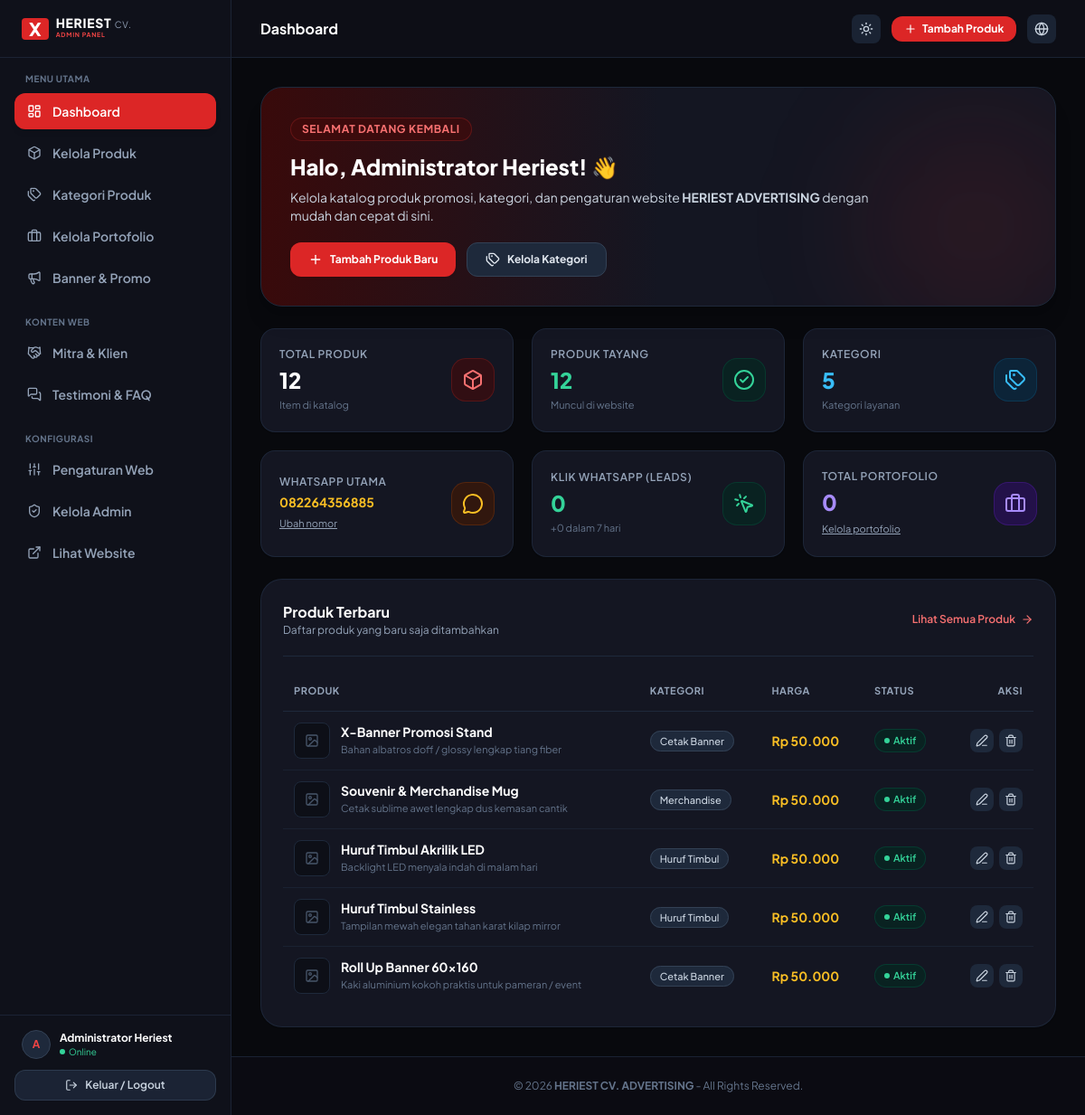
The page /admin/index.php (signed in) on the database its author committed.
### tables this page shows
CREATE TABLE IF NOT EXISTS `pengaturan` (
  `id` INT AUTO_INCREMENT PRIMARY KEY,
  `setting_key` VARCHAR(50) NOT NULL UNIQUE,
  `setting_value` TEXT NULL,
  `label` VARCHAR(100) NULL,
  `updated_at` DATETIME DEFAULT CURRENT_TIMESTAMP ON UPDATE CURRENT_TIMESTAMP
);

CREATE TABLE IF NOT EXISTS `produk` (
  `id` INT AUTO_INCREMENT PRIMARY KEY,
  `kategori_id` INT NULL,
  `nama_produk` VARCHAR(150) NOT NULL,
  `deskripsi` TEXT NULL,
  `harga` INT NOT NULL DEFAULT 50000,
  `gambar` VARCHAR(255) NULL,
  `wa_text` TEXT NULL,
  `is_active` TINYINT(1) NOT NULL DEFAULT 1,
  `created_at` DATETIME DEFAULT CURRENT_TIMESTAMP,
  FOREIGN KEY (`kategori_id`) REFERENCES `kategori` (`id`) ON DELETE SET NULL
);

CREATE TABLE IF NOT EXISTS `kategori` (
  `id` INT AUTO_INCREMENT PRIMARY KEY,
  `nama_kategori` VARCHAR(100) NOT NULL,
  `slug` VARCHAR(100) NOT NULL UNIQUE,
  `created_at` DATETIME DEFAULT CURRENT_TIMESTAMP
);

### config/database.php (called while the page is built, shortened)
<?php
$db_host = 'localhost';
$db_user = 'root';
$db_pass = '';
$db_name = 'heriest_db';
try {
    $pdo = new PDO("mysql:host={$db_host};dbname={$db_name};charset=utf8mb4", $db_user, $db_pass, [
        PDO::ATTR_ERRMODE            => PDO::ERRMODE_EXCEPTION,
        PDO::ATTR_DEFAULT_FETCH_MODE => PDO::FETCH_ASSOC,
        PDO::ATTR_EMULATE_PREPARES   => false,
    ]);
} catch (PDOException $e) {
    $pdo = null;
    error_log("Koneksi Database Gagal: " . $e->getMessage());
}
function getDB() {
    global $pdo;
    return $pdo;
}
function formatRupiah($angka) {
    return 'Rp ' . number_format((float)$angka, 0, ',', '.');
}
function getSetting($key, $default = '') {
    $db = getDB();
    try {
        $stmt = $db->prepare("SELECT setting_value FROM pengaturan WHERE setting_key = ? LIMIT 1");
        $stmt->execute([$key]);
        $row = $stmt->fetch();
        return $row ? $row['setting_value'] : $default;
    } catch (Exception $e) {
        return $default;
    }
}

### admin/index.php (the view, shortened to what this page needs)
<?php
require_once __DIR__ . '/includes/header.php';
$db = getDB();
$total_produk = 0;
$total_kategori = 0;
$total_aktif = 0;
$total_portofolio = 0;
$total_leads = 0;
$leads_7hari = 0;
$recent_products = [];
if ($db) {
    try {
        $total_produk = $db->query("SELECT COUNT(*) FROM produk")->fetchColumn();
        $total_kategori = $db->query("SELECT COUNT(*) FROM kategori")->fetchColumn();
        $total_aktif = $db->query("SELECT COUNT(*) FROM produk WHERE is_active = 1")->fetchColumn();
        try { $total_portofolio = $db->query("SELECT COUNT(*) FROM portofolio")->fetchColumn(); } catch (Exception $e) {}
        try {
            $total_leads = $db->query("SELECT COUNT(*) FROM wa_clicks")->fetchColumn();
            $leads_7hari = $db->query("SELECT COUNT(*) FROM wa_clicks WHERE created_at >= DATE_SUB(NOW(), INTERVAL 7 DAY)")->fetchColumn();
        } catch (Exception $e) {}
        $stmt = $db->query("
            SELECT p.*, k.nama_kategori
            FROM produk p
            LEFT JOIN kategori k ON p.kategori_id = k.id
            ORDER BY p.id DESC
            LIMIT 5
        ");
        $recent_products = $stmt->fetchAll();
    } catch (Exception $e) {
        $error = $e->getMessage();
    }
}
?>
<div class="space-y-6">
    <div id="welcome-banner" class="relative overflow-hidden bg-gradient-to-r from-red-950/80 via-[#141622] to-[#141622] border border-slate-800 rounded-3xl p-6 sm:p-8 shadow-xl">
        <div class="relative z-10 max-w-2xl">
            <span class="text-xs font-bold uppercase tracking-wider text-red-400 bg-red-950/60 border border-red-900/60 px-3 py-1 rounded-full inline-block mb-3">
                Selamat Datang Kembali
            </span>
            <h1 class="text-xl sm:text-2xl font-black text-white">
                Halo, <?= htmlspecialchars($admin_nama) ?>! 👋
            </h1>
            <p class="text-xs sm:text-sm text-slate-300 mt-2 leading-relaxed">
                Kelola katalog produk promosi, kategori, dan pengaturan website <strong>HERIEST ADVERTISING</strong> dengan mudah dan cepat di sini.
            </p>
            <div class="mt-5 flex flex-wrap gap-3">
                <a href="produk_tambah.php" class="inline-flex items-center gap-2 bg-red-600 hover:bg-red-700 active:scale-95 text-white font-bold text-xs px-5 py-2.5 rounded-xl shadow transition-all">
                    <i data-lucide="plus" class="w-4 h-4"></i>
                    <span>Tambah Produk Baru</span>
                </a>
                <a href="kategori.php" class="inline-flex items-center gap-2 bg-slate-800 hover:bg-slate-700 text-slate-200 font-bold text-xs px-5 py-2.5 rounded-xl border border-slate-700 transition-all">
                    <i data-lucide="tags" class="w-4 h-4"></i>
                    <span>Kelola Kategori</span>
                </a>
            </div>
        </div>
        <div class="absolute -right-10 -bottom-10 w-64 h-64 bg-red-600/10 rounded-full blur-3xl pointer-events-none"></div>
    </div>
    <div class="grid grid-cols-1 sm:grid-cols-2 lg:grid-cols-3 gap-4 sm:gap-5">
        <div class="bg-[#141622] border border-slate-800/90 rounded-2xl p-5 shadow-sm flex items-center justify-between">
            <div>
                <p class="text-xs font-semibold text-slate-400 uppercase tracking-wider">Total Produk</p>
                <h3 class="text-2xl font-black text-white mt-1"><?= number_format($total_produk) ?></h3>
                <p class="text-[11px] text-slate-500 mt-1">Item di katalog</p>
            </div>
            <div class="w-12 h-12 rounded-2xl bg-red-950/60 border border-red-900/50 text-red-400 flex items-center justify-center">
                <i data-lucide="box" class="w-6 h-6"></i>
            </div>
        </div>
        <div class="bg-[#141622] border border-slate-800/90 rounded-2xl p-5 shadow-sm flex items-center justify-between">
            <div>
                <p class="text-xs font-semibold text-slate-400 uppercase tracking-wider">Produk Tayang</p>
                <h3 class="text-2xl font-black text-emerald-400 mt-1"><?= number_format($total_aktif) ?></h3>
                <p class="text-[11px] text-slate-500 mt-1">Muncul di website</p>
            </div>
            <div class="w-12 h-12 rounded-2xl bg-emerald-950/60 border border-emerald-900/50 text-emerald-400 flex items-center justify-center">
                <i data-lucide="check-circle-2" class="w-6 h-6"></i>
            </div>
        </div>
        <div class="bg-[#141622] border border-slate-800/90 rounded-2xl p-5 shadow-sm flex items-center justify-between">
            <div>
                <p class="text-xs font-semibold text-slate-400 uppercase tracking-wider">Kategori</p>
                <h3 class="text-2xl font-black text-sky-400 mt-1"><?= number_format($total_kategori) ?></h3>
                <p class="text-[11px] text-slate-500 mt-1">Kategori layanan</p>
            </div>
            <div class="w-12 h-12 rounded-2xl bg-sky-950/60 border border-sky-900/50 text-sky-400 flex items-center justify-center">
                <i data-lucide="tags" class="w-6 h-6"></i>
            </div>
        </div>
        <div class="bg-[#141622] border border-slate-800/90 rounded-2xl p-5 shadow-sm flex items-center justify-between">
            <div>
                <p class="text-xs font-semibold text-slate-400 uppercase tracking-wider">WhatsApp Utama</p>
                <h3 class="text-sm font-bold text-amber-400 mt-1 truncate max-w-[140px]"><?= htmlspecialchars(getSetting('whatsapp', '082264356885')) ?></h3>
                <a href="pengaturan.php" class="text-[11px] text-slate-400 hover:text-white underline mt-1 inline-block">Ubah nomor</a>
            </div>
            <div class="w-12 h-12 rounded-2xl bg-amber-950/60 border border-amber-900/50 text-amber-400 flex items-center justify-center">
                <i data-lucide="message-circle" class="w-6 h-6"></i>
            </div>
        </div>
        <div class="bg-[#141622] border border-slate-800/90 rounded-2xl p-5 shadow-sm flex items-center justify-between">
            <div>
                <p class="text-xs font-semibold text-slate-400 uppercase tracking-wider">Klik WhatsApp (Leads)</p>
                <h3 class="text-2xl font-black text-emerald-400 mt-1"><?= number_format($total_leads) ?></h3>
                <p class="text-[11px] text-slate-500 mt-1">+<?= number_format($leads_7hari) ?> dalam 7 hari</p>
            </div>
            <div class="w-12 h-12 rounded-2xl bg-emerald-950/60 border border-emerald-900/50 text-emerald-400 flex items-center justify-center">
                <i data-lucide="mouse-pointer-click" class="w-6 h-6"></i>
            </div>
        </div>
        <div class="bg-[#141622] border border-slate-800/90 rounded-2xl p-5 shadow-sm flex items-center justify-between">
            <div>
                <p class="text-xs font-semibold text-slate-400 uppercase tracking-wider">Total Portofolio</p>
                <h3 class="text-2xl font-black text-violet-400 mt-1"><?= number_format($total_portofolio) ?></h3>
                <a href="portofolio.php" class="text-[11px] text-slate-400 hover:text-white underline mt-1 inline-block">Kelola portofolio</a>
            </div>
            <div class="w-12 h-12 rounded-2xl bg-violet-950/60 border border-violet-900/50 text-violet-400 flex items-center justify-center">
                <i data-lucide="briefcase" class="w-6 h-6"></i>
            </div>
        </div>
    </div>
    <div class="bg-[#141622] border border-slate-800/90 rounded-3xl p-5 sm:p-6 shadow-sm">
        <div class="flex flex-col sm:flex-row justify-between sm:items-center gap-3 pb-5 border-b border-slate-800">
            <div>
                <h3 class="font-bold text-base text-white">Produk Terbaru</h3>
                <p class="text-xs text-slate-400">Daftar produk yang baru saja ditambahkan</p>
            </div>
            <a href="produk.php" class="inline-flex items-center gap-1.5 text-xs font-semibold text-red-400 hover:text-red-300">
                <span>Lihat Semua Produk</span>
                <i data-lucide="arrow-right" class="w-3.5 h-3.5"></i>
            </a>
        </div>
        <div class="overflow-x-auto mt-4">
            <table class="w-full text-left text-xs sm:text-sm">
                <thead>
                    <tr class="border-b border-slate-800 text-slate-400 font-semibold text-[11px] uppercase tracking-wider">
                        <th class="py-3 px-3">Produk</th>
                        <th class="py-3 px-3">Kategori</th>
                        <th class="py-3 px-3">Harga</th>
                        <th class="py-3 px-3">Status</th>
                        <th class="py-3 px-3 text-right">Aksi</th>
                    </tr>
                </thead>
                <tbody class="divide-y divide-slate-800/60 text-slate-300">
                    <?php if (empty($recent_products)): ?>
                        <tr>
                            <td colspan="5" class="py-8 text-center text-slate-500">
                                Belum ada produk yang ditambahkan.
                            </td>
                        </tr>
                    <?php else: ?>
                        <?php foreach ($recent_products as $p): ?>
                        <tr class="hover:bg-slate-800/30 transition-colors">
                            <td class="py-3 px-3">
                                <div class="flex items-center gap-3">
                                    <div class="w-10 h-10 rounded-lg bg-[#0d0f17] border border-slate-800 shrink-0 overflow-hidden flex items-center justify-center">
                                        <?php if (!empty($p['gambar']) && file_exists(__DIR__ . '/../assets/images/uploads/' . $p['gambar'])): ?>
                                            <img src="../assets/images/uploads/<?= htmlspecialchars($p['gambar']) ?>" alt="" class="w-full h-full object-cover">
                                        <?php else: ?>
                                            <i data-lucide="image" class="w-4 h-4 text-slate-600"></i>
                                        <?php endif; ?>
                                    </div>
                                    <div>
                                        <p class="font-bold text-white text-xs sm:text-sm line-clamp-1"><?= htmlspecialchars($p['nama_produk']) ?></p>
                                        <p class="text-[11px] text-slate-500 line-clamp-1"><?= htmlspecialchars($p['deskripsi']) ?></p>
                                    </div>
                                </div>
                            </td>
                            <td class="py-3 px-3">
                                <span class="bg-slate-800 text-slate-300 border border-slate-700 px-2.5 py-1 rounded-full text-[11px] font-medium">
                                    <?= htmlspecialchars($p['nama_kategori'] ?? 'Tanpa Kategori') ?>
                                </span>
                            </td>
                            <td class="py-3 px-3 font-bold text-amber-400">
                                <?= formatRupiah($p['harga']) ?>
                            </td>
                            <td class="py-3 px-3">
                                <?php if ($p['is_active']): ?>
                                    <span class="inline-flex items-center gap-1 text-[11px] font-semibold text-emerald-400 bg-emerald-950/60 border border-emerald-900/60 px-2.5 py-0.5 rounded-full">
                                        <span class="w-1.5 h-1.5 rounded-full bg-emerald-400"></span> Aktif
                                    </span>
                                <?php else: ?>
                                    <span class="inline-flex items-center gap-1 text-[11px] font-semibold text-slate-400 bg-slate-800 px-2.5 py-0.5 rounded-full">
                                        Draft
                                    </span>
                                <?php endif; ?>
                            </td>
                            <td class="py-3 px-3 text-right">
                                <div class="flex items-center justify-end gap-1.5">
                                    <a href="produk_edit.php?id=<?= $p['id'] ?>" class="p-1.5 bg-slate-800 hover:bg-slate-700 text-slate-300 hover:text-white rounded-lg transition-all" title="Edit Produk">
                                        <i data-lucide="edit-3" class="w-3.5 h-3.5"></i>
                                    </a>
                                    <a href="produk_hapus.php?id=<?= $p['id'] ?>" onclick="return confirm('Apakah Anda yakin ingin menghapus produk ini?');" class="p-1.5 bg-slate-800 hover:bg-red-950/80 text-slate-300 hover:text-red-400 rounded-lg transition-all" title="Hapus Produk">
                                        <i data-lucide="trash-2" class="w-3.5 h-3.5"></i>
                                    </a>
                                </div>
                            </td>
                        </tr>
                        <?php endforeach; ?>
                    <?php endif; ?>
                </tbody>
            </table>
        </div>
    </div>
</div>
<?php require_once __DIR__ . '/includes/footer.php'; ?>

### assets/css/admin.css (style rules this page uses)
body { background-color: #08090d; }
body a, body button { transition: transform .15s ease, filter .15s ease, box-shadow .15s ease; -webkit-tap-highlight-color: transparent; }
a[class*="bg-"], button[class*="bg-"] { will-change: transform; }

### rows shown on the page
pengaturan: setting_value "082264356885"
produk: nama_produk "X-Banner Promosi Stand", deskripsi "Bahan albatros doff / glossy lengkap tiang fiber", kategori.nama_kategori "Cetak Banner", harga "Rp 50.000", is_active 1 (drawn)
produk: nama_produk "Souvenir & Merchandise Mug", deskripsi "Cetak sublime awet lengkap dus kemasan cantik", kategori.nama_kategori "Merchandise", harga "Rp 50.000", is_active 1 (drawn)
produk: nama_produk "Huruf Timbul Akrilik LED", deskripsi "Backlight LED menyala indah di malam hari", kategori.nama_kategori "Huruf Timbul", harga "Rp 50.000", is_active 1 (drawn)
produk: nama_produk "Huruf Timbul Stainless", deskripsi "Tampilan mewah elegan tahan karat kilap mirror", kategori.nama_kategori "Huruf Timbul", harga "Rp 50.000", is_active 1 (drawn)
produk: nama_produk "Roll Up Banner 60x160", deskripsi "Kaki aluminium kokoh praktis untuk pameran / event", kategori.nama_kategori "Cetak Banner", harga "Rp 50.000", is_active 1 (drawn)

### other values the page prints
substr($admin_nama, 0, 1) "A"
$admin_nama "Administrator Heriest"
$page_title "Dashboard"
$total_produk "12"
$total_aktif "12"
$total_kategori "5"
$total_leads "0"
$leads_7hari "0"
$total_portofolio "0"
